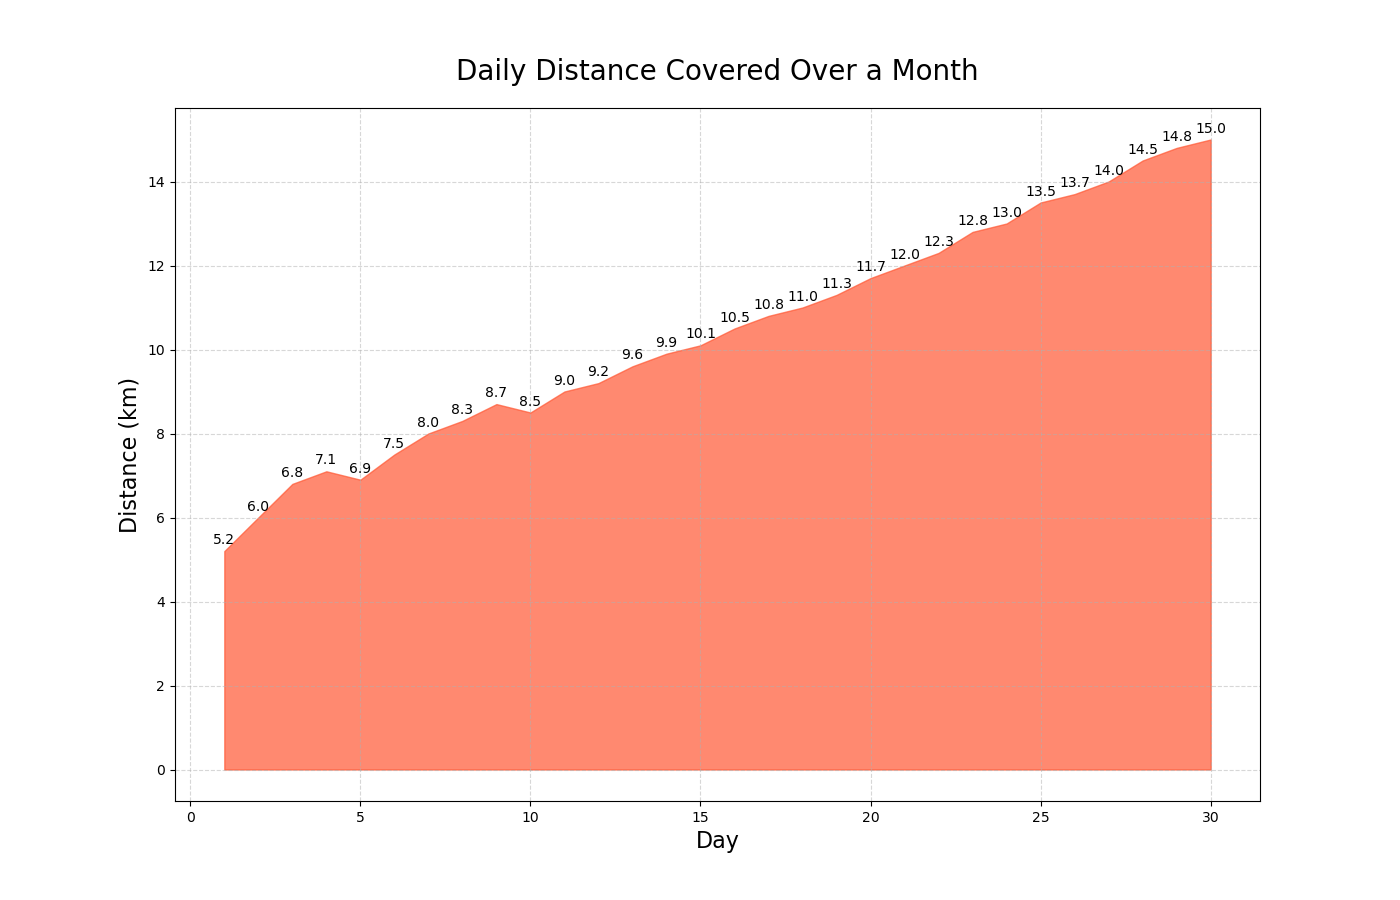

This chart was generated by the following Python code:

import matplotlib.pyplot as plt
import pandas as pd

# Data
data = {
    "Day": list(range(1, 31)),
    "Distance": [5.2, 6.0, 6.8, 7.1, 6.9, 7.5, 8.0, 8.3, 8.7, 8.5, 9.0, 9.2, 9.6, 9.9, 10.1, 10.5, 10.8, 11.0, 11.3, 11.7, 12.0, 12.3, 12.8, 13.0, 13.5, 13.7, 14.0, 14.5, 14.8, 15.0]
}

# Create DataFrame
df = pd.DataFrame(data)

# Plot
fig, ax = plt.subplots(figsize=(14, 9))
ax.fill_between(df["Day"], df["Distance"], color="#ff5733", alpha=0.7)

# Customizations
ax.set_title("Daily Distance Covered Over a Month", fontsize=20, pad=20)
ax.set_xlabel("Day", fontsize=16)
ax.set_ylabel("Distance (km)", fontsize=16)
ax.grid(True, linestyle='--', alpha=0.5)

# Annotations
for i, txt in enumerate(df["Distance"]):
    ax.annotate(txt, (df["Day"][i], df["Distance"][i]), textcoords="offset points", xytext=(0,5), ha='center')

plt.show()
